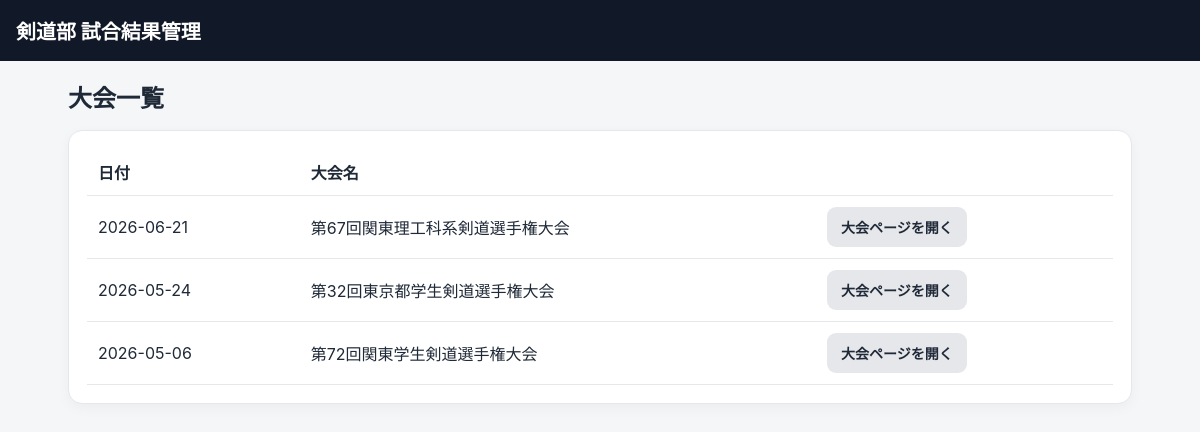
The app's page /results with its own data.
### main.py (models this page shows)
class Base(DeclarativeBase):
    pass

class Tournament(Base):
    __tablename__ = "tournaments"
    id: Mapped[int] = mapped_column(primary_key=True)
    name: Mapped[str] = mapped_column(String(200))
    event_date: Mapped[date] = mapped_column(Date)
    venue: Mapped[str] = mapped_column(String(200), default="")
    created_by: Mapped[int] = mapped_column(ForeignKey("users.id"))
    created_at: Mapped[datetime] = mapped_column(DateTime, default=datetime.utcnow)
    events: Mapped[list["Event"]] = relationship(
        back_populates="tournament_parent",
        cascade="all, delete-orphan",
        order_by="Event.id",
    )

### main.py (the view)
@app.get("/results", response_class=HTMLResponse)
def public_results(
    request: Request,
    db: Session = Depends(get_db),
):
    tournaments = db.scalars(
        select(Tournament).order_by(
            Tournament.event_date.desc(),
            Tournament.id.desc(),
        )
    ).all()
    return render(
        "public_results.html",
        request=request,
        tournaments=tournaments,
    )

### templates/public_results.html
{% extends "base.html" %}
{% block content %}
<div class="page-head">
  <div>
    <h2>大会一覧</h2>
  </div>
</div>
<section class="card">
  {% if tournaments %}
  <div class="table-wrap">
    <table>
      <thead>
        <tr>
          <th>日付</th>
          <th>大会名</th>
          <th></th>
        </tr>
      </thead>
      <tbody>
        {% for tournament in tournaments %}
        <tr>
          <td>
            {{ tournament.event_date }}
          </td>
          <td>
            {{ tournament.name }}
          </td>
          <td>
            <a
              href="/results/tournaments/{{ tournament.id }}"
              class="button secondary"
            >
              大会ページを開く
            </a>
          </td>
        </tr>
        {% endfor %}
      </tbody>
    </table>
  </div>
  {% else %}
  <p class="muted">
    まだ大会がありません。
  </p>
  {% endif %}
</section>
{% endblock %}

### static/style.css (style rules this page uses)
:root { --bg: #f4f6f8; --card: #ffffff; --text: #1f2937; --muted: #6b7280; --line: #d1d5db; --accent: #111827; --danger: #b91c1c; }
* { box-sizing: border-box; }
body { margin: 0; background: var(--bg); color: var(--text); font-family: -apple-system, BlinkMacSystemFont, "Segoe UI", "Hiragino Kaku Gothic ProN", "Yu Gothic", Meiryo, sans-serif; }
h2, h3 { margin-top: 0; }
.card { margin-bottom: 16px; padding: 18px; background: var(--card); border: 1px solid #e5e7eb; border-radius: 14px; box-shadow: 0 4px 14px rgba(0, 0, 0, 0.04); }
.page-head, .section-head { display: flex; justify-content: space-between; align-items: center; gap: 15px; margin-bottom: 16px; }
.page-head h2, .page-head p { margin: 0; }
button, .button { display: inline-block; padding: 10px 14px; border: 0; border-radius: 9px; font-size: 14px; font-weight: 700; text-decoration: none; cursor: pointer; transition: background-color 0.2s ease, color 0.2s ease, transform 0.2s ease, box-shadow 0.2s ease; }
.secondary { background: #e5e7eb; color: var(--text); }
.table-wrap { overflow: auto; }
table { width: 100%; border-collapse: collapse; }
th, td { padding: 11px; border-bottom: 1px solid #e5e7eb; text-align: left; white-space: nowrap; }

### records on screen
Tournament: event_date "2026-06-21", name "第67回関東理工科系剣道選手権大会"
Tournament: event_date "2026-05-24", name "第32回東京都学生剣道選手権大会"
Tournament: event_date "2026-05-06", name "第72回関東学生剣道選手権大会"
